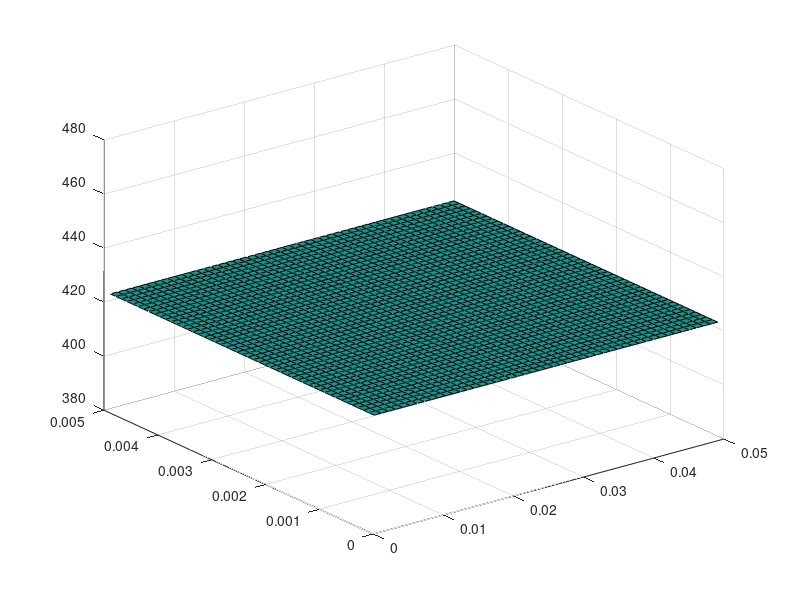

This figure's MATLAB source: (Note: this script raises an error after producing the figure.)

N   = 50; % Number of grid in x,y-direction
L1  = 5e-2; % Domain size
L2  = 5e-3; % Domain size
% Grid point
x = linspace(0,L1,N);
y = linspace(0,L2,N);
% Make it staggered.
x = (x(1:end-1)+x(2:end))/2;
y = (y(1:end-1)+y(2:end))/2;
[X,Y] = meshgrid(x,y);

% Let's use MATLAB logo.
% A variable u0 is defined at the center of each grid cell
% thus the number of grid point is N-1.
u0(:,:) = 273.15 + 150*ones(49);%peaks(N-1);
% Plot it
handle_surf = surf(X,Y,u0);
handle_axes = gca;
handle_axes.ZLim = 273.15 + [120,180];
handle_axes.CLim = 273.15 + [120,180];
title('Evolution of MATLAB Logo by Heat equation');

dx = x(2)-x(1); % spatial grid size
alpha = 10.8e-5; % [1/K] coefficient
tspan = linspace(130,170,40);
[t,u] = ode15s(@(t,x)getRHS(x,alpha,dx,N),tspan,u0(:));

Tn = length(t);
u = reshape(u,Tn,N-1,N-1);
filename = 'heat.gif';
for ii=1:Tn
    Z = u(ii,:,:);
    Z = squeeze(Z);
    handle_surf.ZData = Z;
    drawnow;
    frame = getframe(gcf);
    im = frame2im(frame);
    [A,map] = rgb2ind(im,256);
    if ii==1
        imwrite(A,map,filename,'gif','LoopCount',Inf,'DelayTime',0.05);
    else
        imwrite(A,map,filename,'gif','WriteMode','append','DelayTime',0.05);
    end
end
